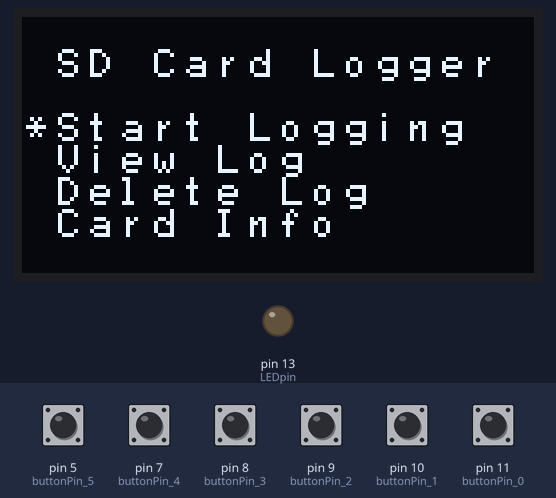
A sketch run on a simulated Arduino Uno, built with avr-gcc and run on an emulated ATmega328P. Shown: 128×64 one-colour display, output pins drawn as LEDs (lit = HIGH). Wiring (inferred from the names in the program): SSD1306 OLED at I2C address 0x3C. The test bench sets the inputs (shaded band); at power-on: pin 5 (buttonPin_5), pin 7 (buttonPin_4), pin 8 (buttonPin_3), pin 9 (buttonPin_2), pin 10 (buttonPin_1), pin 11 (buttonPin_0) LOW. The local clock reads 2024-03-15 10:24:30 at power-on unless the sketch sets it; storage starts empty; raw I2C reads return 0.

Above: at 1.9 s.
2.0 s: pin 11 (buttonPin_0) pulled HIGH for 0.75 s
At 4.8 s:
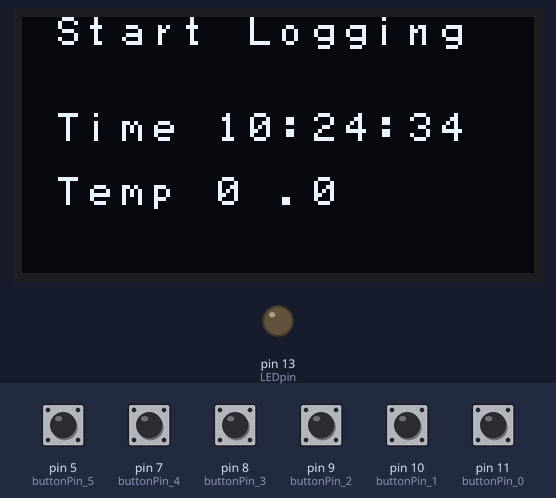
5.3 s: pin 5 (buttonPin_5) pulled HIGH for 0.75 s
At 5.4 s:
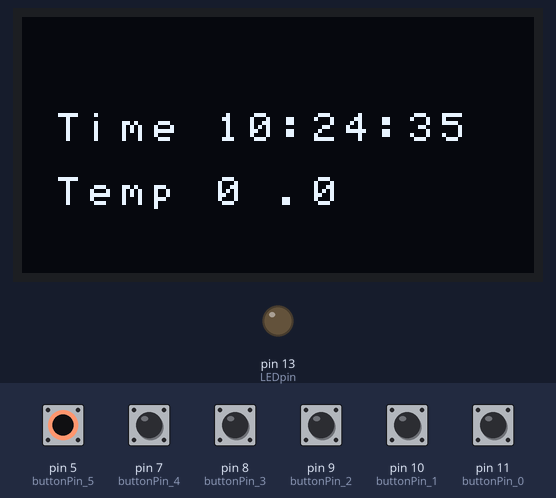
7.5 s: pin 8 (buttonPin_3) pulled HIGH for 0.75 s
At 7.71 s:
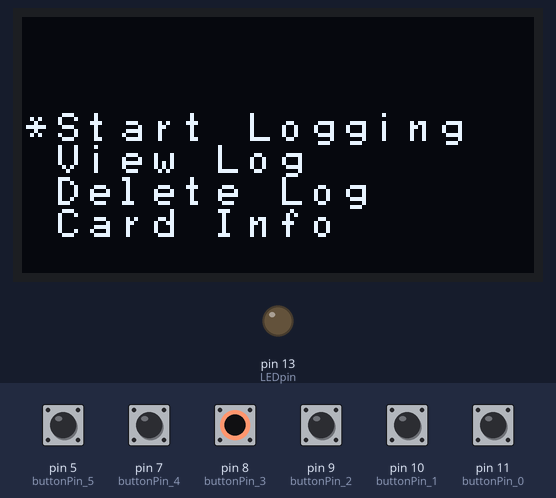
9.7 s: pin 11 (buttonPin_0) pulled HIGH for 1 s
At 11.2 s:
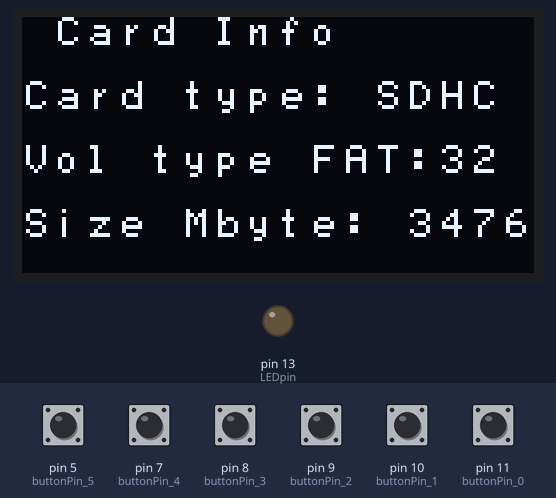
12.3 s: pin 5 (buttonPin_5) pulled HIGH for 1 s
At 12.46 s:
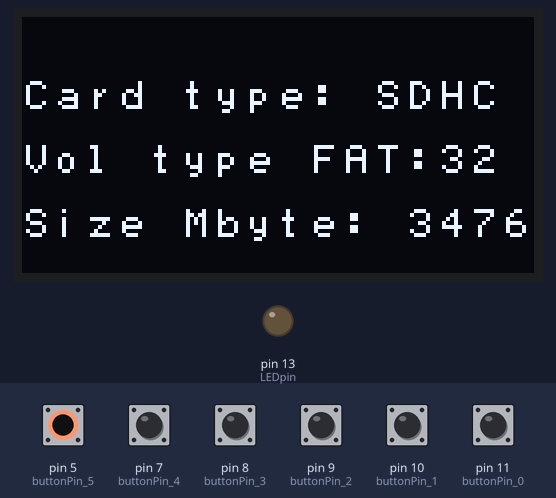
14.8 s: pin 8 (buttonPin_3) pulled HIGH for 1 s
At 16.1 s:
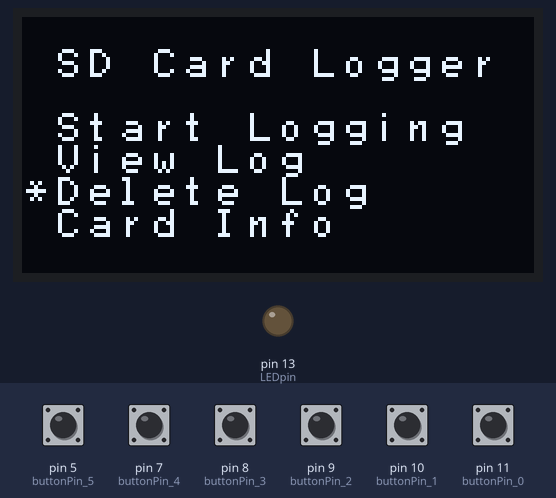
Timing chart, 0 to 17.8 s (numbered marks = the images above; inputs shaded):
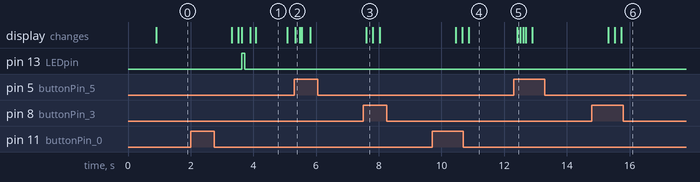

The sketch:

SD_Logger.ino
```cpp
//Verified to be working on Rev 2.2
/*
 Logs, views and shows SD Card info.
 Thanks to Adafruit at http://www.adafruit.com for the great display and sensor libraries
 Hardware availible for purchase at https://www.tindie.com/products/miker/arduino-sensor-board/

 https://github.com/adafruit/Adafruit_SSD1306
 https://github.com/adafruit/Adafruit-GFX-Library
*/


#include <SD.h>   //SD Card Library
#include <Wire.h> //I2C Library
#include <avr/pgmspace.h>
#include <Wire.h>
//---------------FONT + GRAPHIC-----------------------------//
#include "data.h"
//==========================================================//

//Temp Stuff
int TMP75_Address = 0x49;
int numOfBytes = 2;

//OLED I2C bus address
#define OLED_address  0x3c

//RTC Stuff
#define DS1307_ADDRESS 0x68
int second,minute,hour;

byte zero = 0x00;
#define LEDpin 13

Sd2Card card;
SdVolume volume;
SdFile root;


//Button Stuff
const int buttonPin_0 = 11;   //direction switch
const int buttonPin_1 = 10;   //direction switch
const int buttonPin_2 = 9;    //direction switch
const int buttonPin_3= 8;     //direction switch
const int buttonPin_4= 7;     //direction switch
const int buttonPin_5= 5;     //pushbutton switch
//buttonState_0=In,buttonState_1=Left,buttonState_2=Down,buttonState_3=Up,buttonState_4=Right,buttonState_5=Switch

const int ledPin =  13;      // the number of the LED pin
int buttonState_0 = 0;
int buttonState_1 = 0;
int buttonState_2 = 0;
int buttonState_3 = 0;
int buttonState_4 = 0;
int buttonState_5 = 0;


unsigned long pre = 0;
int refresh_rate = 2000;  //Dataloger Refresh Rate
int temp_address = 72;   //Address of the I2C Temp Sensor
int id = 1;              //Use this to store the id # of our reading.


void setup()
{
  Wire.begin();
  //Serial.begin(9600);

  //while (!Serial)
  //{
  // ; // wait for serial port to connect. Needed for Leonardo only
  //}

  //Serial.print("\nInitializing SD card...");

  // Initialize I2C and OLED Display
  init_OLED();
  reset_display();           // Clear logo and load saved mode

  //Initialize the LED pin as an output:
  pinMode(LEDpin, OUTPUT);

  //Initialize Card
  if (!SD.begin())
  {
    sendStrXY("Card Failure", 0, 0);
    return;
  }
}

int highlight_option=0; //from 0 to 3 for a 4 options menu

void loop()
{
  //Read buttons
  buttonState_0 = digitalRead(buttonPin_0); // IN
  buttonState_1 = digitalRead(buttonPin_1); // Left
  buttonState_2 = digitalRead(buttonPin_2); // Down
  buttonState_3 = digitalRead(buttonPin_3); // Up
  buttonState_4 = digitalRead(buttonPin_4);  // Right
  buttonState_5 = digitalRead(buttonPin_5);  // Switch

  //check witch option should be highlighted
  if(buttonState_2)             //if pushed down
  {
    highlight_option++;      //add 1 to the current value
    clear_display();
  }
  else if (buttonState_3)   //but if pushed up
  {
    highlight_option--;        // subtract 1
    clear_display();
  }
  //check current option overflow. 3+1=4 would be invalid, same as 1-1=0
  if (highlight_option < 0) highlight_option = 3; //this has the effect of the cursor dissapearing from up to the last option.
  else if (highlight_option > 3) highlight_option = 0;

  for (int i=0;i<4;i++)
  { // loop where i goes from 0 to 3 each iteration
    if(highlight_option == i)
    { //if current option is highlight option

    }
    else
    {

    }
    sendStrXY("SD Card Logger",1,1);
    sendStrXY("Start Logging",3,1);
    sendStrXY("View Log",4,1);   //Test new Cardinfo Code
    sendStrXY("Delete Log",5,1);
    sendStrXY("Card Info",6,1);
    sendStrXY("*",highlight_option+3,0);
  }

  // Check IN button
  if (buttonState_0);
  execute_menu(highlight_option); //execute current highlight option
}


//should define some execute_menu function to execute any option based on input number range 0 to 3, being 0 first menu option and 3 last
void execute_menu (int option)
{
  if (highlight_option==0 && buttonState_0==1)
  {
    clear_display();
    bool dont_exit=true;
    while(dont_exit)
    {
      sendStrXY("Start Logging",0,1);
      Log_To_SD_Card();

      int value = digitalRead(buttonPin_5);
      if(value==true)
      {
        clear_display();
        dont_exit=false;
      }
    }
  }


  if (highlight_option==1 && buttonState_0==1)
  {
    clear_display();
    bool dont_exit=true;
    while(dont_exit)
    {
      sendStrXY("View Log",0,1);
      View_Log();

      int value = digitalRead(buttonPin_5);
      if(value==true)
      {
        clear_display();
        dont_exit=false;
      }
    }
  }


  if (highlight_option==2 && buttonState_0==1)
  {
    clear_display();
    bool dont_exit=true;
    while(dont_exit)
    {
      sendStrXY("Delete Log",0,1);
      Delete_Log_On_SD_Card();

      int value = digitalRead(buttonPin_5);
      if(value==true)
      {
        clear_display();
        dont_exit=false;
      }
    }
  }


  if (highlight_option==3 && buttonState_0==1)
  {
    clear_display();
    bool dont_exit=true;
    while(dont_exit)
    {
      sendStrXY("Card Info",0,1);
      Card_Info();

      int value = digitalRead(buttonPin_5);
      if(value==true)
      {
        clear_display();
        dont_exit=false;
      }
    }
  }
}


void Log_To_SD_Card()
{
  //Create Data string for storing to SD card
  //We will use CSV Format
  int T, TD;
  String data = "";
  printDate();
  float tempx = (readTemp());
  T = tempx;
  TD = (tempx - T)*10;
  data += String(hour);
    data += ":";
    data += String(minute);
    data += " ";
    data += String(T);
    data += ".";
    data += String(TD);
  unsigned long cur = millis();
  if(cur - pre > refresh_rate){
    pre = cur;
    digitalWrite(LEDpin, HIGH);
    delay(100);
    digitalWrite(LEDpin, LOW);
    delay(100);
    //Open a file to write to
    File logFile = SD.open("LOG.csv", FILE_WRITE);
    if (logFile)
    {
      logFile.print(data);
      logFile.close();
    }
    else
    {
      sendStrXY("Couldn't open log file", 0, 0);
    }
  }


  char tmp[5];
  sprintf(tmp,"Time");
  sendStrXY(tmp,3,1); //down, over

  sprintf(tmp,"%d",hour);
  sendStrXY(tmp,3,6);
  sendStrXY(":",3,8);
  if(minute < 10){
  sendStrXY("0",3,9);
  sprintf(tmp,"%d",minute);
  sendStrXY(tmp,3,10);
  }
  else{
  sprintf(tmp,"%d",minute);
  sendStrXY(tmp,3,9);}
  sendStrXY(":",3,11);
  if(second <10){
    sprintf(tmp,"0");
    sendStrXY(tmp,3,12);

    sprintf(tmp,"%d",second);
    sendStrXY(tmp,3,13);
    }
  else{
  sprintf(tmp,"%d",second);
  sendStrXY(tmp,3,12);}

  sprintf(tmp,"Temp");
  sendStrXY(tmp,5,1); //down, over

  sprintf(tmp,"%d", T);
  sendStrXY(tmp,5,6);
  sendStrXY(".",5,8);
  sprintf(tmp,"%d",TD);
  sendStrXY(tmp,5,9);
}


void Delete_Log_On_SD_Card()
{
  SD.remove("LOG.csv");
  sendStrXY("Card Deleted",3,0);
  delay(500);
}


void View_Log()
{
  int x,y;
  x=1,y=0;
  int dat;

  File logFile = SD.open("LOG.csv");
  if (logFile)
  {
    while (logFile.available())
    {
      dat = logFile.read();
      sendCharXY(dat,x,y); //down,over
      y=y+1;
      if (y>9)
      {
        delay(300);
        x++;
        y=0;
      }
      if(x>7)
      {
       x=0;
      }
    }
  }

  logFile.close();

}


void Card_Info()
{
  char test[5];
  char print_volumesize[5];

  //if (!card.init(SPI_HALF_SPEED, chipSelect)) //TESTING
    if (!card.init(SPI_HALF_SPEED)) //TESTING

  {
    return;
  }


  char card_type[5];

  sendStrXY("Card type:",2,0);
  switch(card.type()) {
    case SD_CARD_TYPE_SD1:
      //Serial.println("SD1");
      sendStrXY("SD1",2,11);
      break;
    case SD_CARD_TYPE_SD2:
      //Serial.println("SD2");
      sendStrXY("SD2",2,11);
      break;
    case SD_CARD_TYPE_SDHC:
      //Serial.println("SDHC");
      sendStrXY("SDHC",2,11);
      break;
    default:
      //Serial.println("Unknown");
      sendStrXY("Unknown",2,11);
    delay (100);
  }

  // Now we will try to open the 'volume'/'partition' - it should be FAT16 or FAT32
  if (!volume.init(card))
  {
   //Serial.println("Could not find FAT16/FAT32 partition.\nMake sure you've formatted the card");
   return;
  }


  // print the type and size of the first FAT-type volume
  uint32_t volumesize;
  //Serial.print("\nVolume type is FAT");
  sendStrXY("Vol type FAT:",4,0);
  //Serial.println(volume.fatType(), DEC);
  //String volume_fat = volume.fatType();
    //char volume_fat = (volume.fatType(), DEC); //good
  int volume_fat = volume.fatType();

  sprintf(test,"%d",volume_fat);
  sendStrXY(test,4,13);
  //Serial.print("\nVol type FAT:");
  //Serial.println(volume.fatType(), DEC);
  //Serial.println();

  //delay (100);

  volumesize = volume.blocksPerCluster();    // clusters are collections of blocks
  volumesize *= volume.clusterCount();       // we'll have a lot of clusters
  volumesize *= 512;                            // SD card blocks are always 512 bytes

  //Serial.print("Volume size (bytes): ");
  //Serial.println(volumesize);
  //Serial.print("Volume size (Kbytes): ");
  volumesize /= 1024;
  //Serial.println(volumesize);
  //Serial.print("Volume size (Mbytes): ");

  volumesize /= 1024;
  //Serial.println(volumesize);
  //sprintf(test2,"%d",volumesize);
  //sendStrXY(test2,6,0);
  //sendStrXY(volumesize,6,0);
  sendStrXY("Size Mbyte:",6,0);              //My Test SD Card is only 120Mbytes in size
  sprintf(print_volumesize,"%d",volumesize);
  sendStrXY(print_volumesize,6,12);
}


//==========================================================//
// Resets display depending on the actual mode.
static void reset_display(void)
{
  displayOff();
  clear_display();
  displayOn();
}


//==========================================================//
// Turns display on.
void displayOn(void)
{
  sendcommand(0xaf);        //display on
}

//==========================================================//
// Turns display off.
void displayOff(void)
{
  sendcommand(0xae);		//display off
}

//==========================================================//
// Clears the display by sendind 0 to all the screen map.
static void clear_display(void)
{
  unsigned char i,k;
  for(k=0;k<8;k++)
  {
    setXY(k,0);
    {
      for(i=0;i<128;i++)
      {
        SendChar(0);
      }
    }
  }
}


//==========================================================//
// Actually this sends a byte, not a char to draw in the display.
// Display's chars uses 8 byte font the small ones and 96 bytes
// for the big number font.
static void SendChar(unsigned char data)
{
  Wire.beginTransmission(OLED_address); // begin transmitting
  Wire.write(0x40);//data mode
  Wire.write(data);
  Wire.endTransmission();    // stop transmitting
}

//==========================================================//
// Prints a display char (not just a byte) in coordinates X Y,
// being multiples of 8. This means we have 16 COLS (0-15)
// and 8 ROWS (0-7).
static void sendCharXY(unsigned char data, int X, int Y)
{
  setXY(X, Y);
  Wire.beginTransmission(OLED_address); // begin transmitting
  Wire.write(0x40);//data mode

  for(int i=0;i<8;i++)
    Wire.write(pgm_read_byte(myFont[data-0x20]+i));

  Wire.endTransmission();    // stop transmitting
}

//==========================================================//
// Used to send commands to the display.
static void sendcommand(unsigned char com)
{
  Wire.beginTransmission(OLED_address);     //begin transmitting
  Wire.write(0x80);                          //command mode
  Wire.write(com);
  Wire.endTransmission();                    // stop transmitting

}

//==========================================================//
// Set the cursor position in a 16 COL * 8 ROW map.
static void setXY(unsigned char row,unsigned char col)
{
  sendcommand(0xb0+row);                //set page address
  sendcommand(0x00+(8*col&0x0f));       //set low col address
  sendcommand(0x10+((8*col>>4)&0x0f));  //set high col address
}


//==========================================================//
// Prints a string regardless the cursor position.
static void sendStr(unsigned char *string)
{
  unsigned char i=0;
  while(*string)
  {
    for(i=0;i<8;i++)
    {
      SendChar(pgm_read_byte(myFont[*string-0x20]+i));
    }
    *string++;
  }
}

//==========================================================//
// Prints a string in coordinates X Y, being multiples of 8.
// This means we have 16 COLS (0-15) and 8 ROWS (0-7).
static void sendStrXY( char *string, int X, int Y)
{
  setXY(X,Y);
  unsigned char i=0;
  while(*string)
  {
    for(i=0;i<8;i++)
    {
      SendChar(pgm_read_byte(myFont[*string-0x20]+i));
    }
    *string++;
  }
}


//==========================================================//
// Inits oled and draws logo at startup
static void init_OLED(void)
{
  sendcommand(0xae);		//display off
  sendcommand(0xa6);            //Set Normal Display (default)
  // Adafruit Init sequence for 128x64 OLED module
  sendcommand(0xAE);             //DISPLAYOFF
  sendcommand(0xD5);            //SETDISPLAYCLOCKDIV
  sendcommand(0x80);            // the suggested ratio 0x80
  sendcommand(0xA8);            //SSD1306_SETMULTIPLEX
  sendcommand(0x3F);
  sendcommand(0xD3);            //SETDISPLAYOFFSET
  sendcommand(0x0);             //no offset
  sendcommand(0x40 | 0x0);      //SETSTARTLINE
  sendcommand(0x8D);            //CHARGEPUMP
  sendcommand(0x14);
  sendcommand(0x20);             //MEMORYMODE
  sendcommand(0x00);             //0x0 act like ks0108

  sendcommand(0xA0 | 0x1);      //SEGREMAP   //Rotate screen 180 deg
  //sendcommand(0xA0);

  sendcommand(0xC8);            //COMSCANDEC  Rotate screen 180 Deg
  //sendcommand(0xC0);

  sendcommand(0xDA);            //0xDA
  sendcommand(0x12);           //COMSCANDEC
  sendcommand(0x81);           //SETCONTRAS
  sendcommand(0xCF);           //
  sendcommand(0xd9);          //SETPRECHARGE
  sendcommand(0xF1);
  sendcommand(0xDB);        //SETVCOMDETECT
  sendcommand(0x40);
  sendcommand(0xA4);        //DISPLAYALLON_RESUME
  sendcommand(0xA6);        //NORMALDISPLAY

  clear_display();
  sendcommand(0x2e);            // stop scroll
  //----------------------------REVERSE comments----------------------------//
  //  sendcommand(0xa0);		//seg re-map 0->127(default)
  //  sendcommand(0xa1);		//seg re-map 127->0
  //  sendcommand(0xc8);
  //  delay(1000);
  //----------------------------REVERSE comments----------------------------//
  // sendcommand(0xa7);  //Set Inverse Display
  // sendcommand(0xae);		//display off
  sendcommand(0x20);            //Set Memory Addressing Mode
  sendcommand(0x00);            //Set Memory Addressing Mode ab Horizontal addressing mode
  //  sendcommand(0x02);         // Set Memory Addressing Mode ab Page addressing mode(RESET)

  setXY(0,0);
  /*
  for(int i=0;i<128*8;i++)     // show 128* 64 Logo
   {
   SendChar(pgm_read_byte(logo+i));
   }
   */
  sendcommand(0xaf);		//display on
}

float readTemp()
{
  // Now take a Temerature Reading
  Wire.requestFrom(TMP75_Address,2);  // Address the TMP75 and set number of bytes to receive
  byte MostSigByte = Wire.read();              // Read the first byte this is the MSB
  byte LeastSigByte = Wire.read();             // Now Read the second byte this is the LSB

  // Being a 12 bit integer use 2's compliment for negative temperature values
  int TempSum = (((MostSigByte << 8) | LeastSigByte) >> 4);
  // From Datasheet the TMP75 has a quantisation value of 0.0625 degreesC per bit
  float temp = (TempSum*0.0625);
  return temp;                           // Return the temperature value
}
byte bcdToDec(byte val)
{
  // Convert binary coded decimal to normal decimal numbers
  return ( (val/16*10) + (val%16) );
}


byte decToBcd(byte val)
{
  // Convert normal decimal numbers to binary coded decimal
  return ( (val/10*16) + (val%10) );
}


int printDate()
{
  // Reset the register pointer
  Wire.beginTransmission(DS1307_ADDRESS);
  Wire.write(zero);
  Wire.endTransmission();

  Wire.requestFrom(DS1307_ADDRESS, 7);

  //int second = bcdToDec(Wire.read());
  second = bcdToDec(Wire.read());
  minute = bcdToDec(Wire.read());
  //hour = bcdToDec(Wire.read() & 0b111111); //24 hour time
  hour = bcdToDec(Wire.read()&0x3f); //12 hour time?
  //int weekDay = bcdToDec(Wire.read()); //0-6 -> sunday - Saturday
  //int monthDay = bcdToDec(Wire.read());
  //int month = bcdToDec(Wire.read());
  //int year = bcdToDec(Wire.read());
  //print the date EG   3/1/11 23:59:59
  //Serial.print(month);
  //Serial.print("/");
  //Serial.print(monthDay);
  //Serial.print("/");
  //Serial.print(year);
  //Serial.print(" ");
  //Serial.print(hour);
  //Serial.print(":");
  //Serial.print(minute);
  //Serial.print(":");
  //Serial.println(second);
  return second;
  return hour;
}
```

Source omitted: data.h (data table, 12399 bytes)

Measured:
- after the input at 2.0 s, pin 13 (LEDpin): LOW → HIGH after 1.6 s, → LOW 0.10 s later; the display: first changes after 1.3 s (image 1 shows a later state)
- after the input at 5.3 s, pin 13 (LEDpin): stays LOW (without the input it goes to HIGH after 0.34 s); the display: changes at once (image 2)
- after the input at 7.5 s, the display: changes after 0.11 s (image 3)
- after the input at 9.7 s, the display: first changes after 0.75 s (image 4 shows a later state)
- after the input at 12.3 s, the display: changes after 0.11 s (image 5)
- after the input at 14.8 s, the display: first changes after 0.51 s (image 6 shows a later state)
- what the display in image 1 shows lasts 1.0 s, from 4.1 s to 5.1 s
